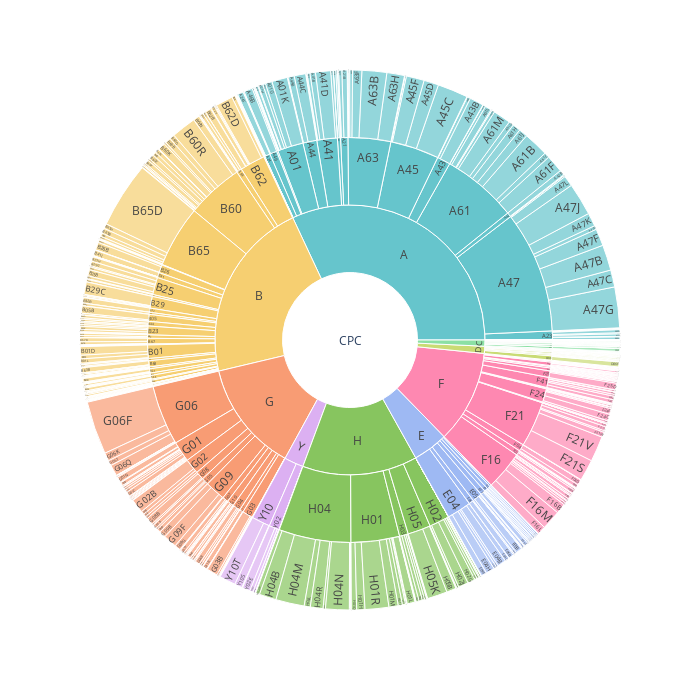

The code cell stored with this chart in its notebook:
### Markdown cell above
## Plot

### Code cell
import json
from collections import Counter
import pandas as pd
import kaleido
import plotly.express as px

# Load your JSON data here
with open('../data/2018/design2018_cpc.json') as file:
    json_data = json.load(file)

# Count occurrences of each CPC code
cpc_counter = Counter()
for entry in json_data:
    for cpc in entry['cpc']:
        cpc_counter[cpc] += 1

# Aggregate counts by CPC classes (first 3 characters) and main classes (first character)
class_counter = Counter()
main_class_counter = Counter()

for cpc, count in cpc_counter.items():
    class_counter[cpc[:3]] += count
    main_class_counter[cpc[0]] += count

# Construct DataFrame for hierarchical plot
df_hierarchy = pd.DataFrame([
    ('CPC', None, sum(main_class_counter.values())),
] + [
    (f'{mc}', 'CPC', count) for mc, count in main_class_counter.items()
] + [
    (f'{cl}', f'{cl[0]}', count) for cl, count in class_counter.items()
] + [
    (cpc, f'{cpc[:3]}', count) for cpc, count in cpc_counter.items()
], columns=['id', 'parent', 'value'])

fig = px.sunburst(
    df_hierarchy,
    names='id',
    parents='parent',
    values='value',
    color_discrete_sequence=px.colors.qualitative.Pastel,
)

fig.update_traces(
    branchvalues='total',  # Ensures hierarchy spreads properly
    sort=False             # Optional: disables sorting which can distort layout
)

fig.update_layout(
    uniformtext=dict(minsize=10),
    height=700,
    width=700
)

fig.write_image('cpc_hierarchy_plot.svg')  # Uncomment if you want to save to PNG
fig.show()

### Figure 1 — Plotly figure (JSON) as saved in the notebook; plotly's stock layout.template omitted (floating-point values rounded to 4 significant figures; data arrays with more than 128 entries replaced by an {"elided": "..."} marker saying what was removed)
{"data": [{"branchvalues": "total", "domain": {"x": [0, 1], "y": [0, 1]}, "hovertemplate": "id=%{label}<br>value=%{value}<br>parent=%{parent}<extra></extra>", "labels": {"elided": "880 str values"}, "name": "", "parents": {"elided": "880 str values"}, "sort": false, "type": "sunburst", "values": {"elided": "880 int values"}}], "layout": {"height": 700, "legend": {"tracegroupgap": 0}, "margin": {"t": 60}, "sunburstcolorway": ["rgb(102, 197, 204)", "rgb(246, 207, 113)", "rgb(248, 156, 116)", "rgb(220, 176, 242)", "rgb(135, 197, 95)", "rgb(158, 185, 243)", "rgb(254, 136, 177)", "rgb(201, 219, 116)", "rgb(139, 224, 164)", "rgb(180, 151, 231)", "rgb(179, 179, 179)"], "uniformtext": {"minsize": 10}, "width": 700}}
